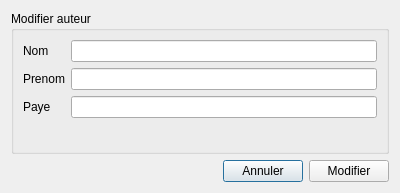
<?xml version="1.0" encoding="UTF-8"?>
<ui version="4.0">
 <class>ModAuthor</class>
 <widget class="QDialog" name="ModAuthor">
  <property name="geometry">
   <rect>
    <x>0</x>
    <y>0</y>
    <width>400</width>
    <height>193</height>
   </rect>
  </property>
  <property name="windowTitle">
   <string>Dialog</string>
  </property>
  <layout class="QVBoxLayout" name="verticalLayout">
   <item>
    <widget class="QGroupBox" name="AutorBox">
     <property name="enabled">
      <bool>true</bool>
     </property>
     <property name="title">
      <string>Modifier auteur</string>
     </property>
     <layout class="QHBoxLayout" name="horizontalLayout_2">
      <item>
       <layout class="QFormLayout" name="formLayout_2">
        <item row="0" column="0">
         <widget class="QLabel" name="label_7">
          <property name="text">
           <string>Nom</string>
          </property>
         </widget>
        </item>
        <item row="0" column="1">
         <widget class="QLineEdit" name="name_autor"/>
        </item>
        <item row="1" column="0">
         <widget class="QLabel" name="label_8">
          <property name="text">
           <string>Prenom</string>
          </property>
         </widget>
        </item>
        <item row="1" column="1">
         <widget class="QLineEdit" name="prenom_author"/>
        </item>
        <item row="2" column="0">
         <widget class="QLabel" name="label_9">
          <property name="text">
           <string>Paye</string>
          </property>
         </widget>
        </item>
        <item row="2" column="1">
         <widget class="QLineEdit" name="paye_author"/>
        </item>
       </layout>
      </item>
     </layout>
    </widget>
   </item>
   <item>
    <layout class="QHBoxLayout" name="horizontalLayout">
     <item>
      <spacer name="horizontalSpacer">
       <property name="orientation">
        <enum>Qt::Horizontal</enum>
       </property>
       <property name="sizeHint" stdset="0">
        <size>
         <width>40</width>
         <height>20</height>
        </size>
       </property>
      </spacer>
     </item>
     <item>
      <widget class="QPushButton" name="cancel">
       <property name="text">
        <string>Annuler</string>
       </property>
      </widget>
     </item>
     <item>
      <widget class="QPushButton" name="save">
       <property name="text">
        <string>Modifier</string>
       </property>
      </widget>
     </item>
    </layout>
   </item>
  </layout>
 </widget>
 <resources/>
 <connections/>
</ui>
